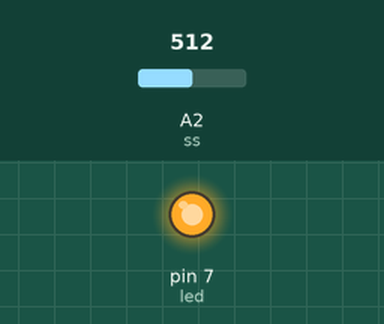
Simulated run of this sketch. Board: Arduino Uno, built with avr-gcc and run on an emulated ATmega328P. On the bench: output pins drawn as LEDs (lit = HIGH). The test bench sets the inputs (shaded band); at power-on: A2 (ss) = 512.

Above: at 0.1 s.
Timing chart, 0 to 1.6 s (numbered marks = the images above):
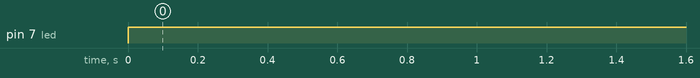

The sketch:

dancing_photons.ino
```cpp
int ss = A2;
int led = 7;

void setup()
{
  Serial.begin(9600);
  pinMode (ss, INPUT);
  pinMode (led, OUTPUT);
}

void loop()
{
  int sensorvalue = analogRead (ss);            //if the sound intensity is higher than threshold which is set by us,
                                                          //then sensor would return the value as 1

  //Serial.println(sensorvalue);
  if (ss == 1023)                             //my sensor gives high value for low amplitude signal :(
  {
     analogWrite(led, 0);
  }

  else if(sensorvalue == 28)              //for high amplitude sound
  {
    analogWrite(led, 255);


  }
  else{                                // for any other intermediate amplitude

    analogWrite(led, 240);
    }

}
```

Measured:
- by itself, pin 7 (led): LOW → HIGH at 0.00 s
